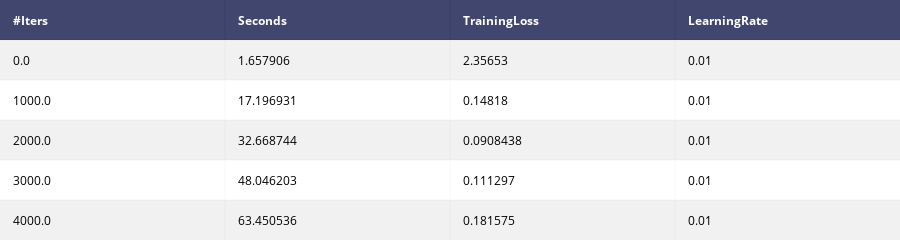

Source (notebook cell):
### Code cell
df2 = pd.read_csv("caffe.tegra-ubuntu-1.nvidia.log.INFO.20170704-032208.4318.train", delim_whitespace=True)
sample_data_table = FF.create_table(df.head())
plotly.offline.iplot(sample_data_table)

### Figure 1 — Plotly figure (JSON) as saved in the notebook; plotly's stock layout.template omitted (floating-point values rounded to 4 significant figures)
{"data": [{"colorscale": [[0, "#00083e"], [0.5, "#ededee"], [1, "#ffffff"]], "hoverinfo": "none", "opacity": 0.75, "showscale": false, "type": "heatmap", "z": [[0, 0, 0, 0], [0.5, 0.5, 0.5, 0.5], [1, 1, 1, 1], [0.5, 0.5, 0.5, 0.5], [1, 1, 1, 1], [0.5, 0.5, 0.5, 0.5]]}], "layout": {"annotations": [{"align": "left", "font": {"color": "#ffffff"}, "showarrow": false, "text": "<b>#Iters</b>", "x": -0.45, "xanchor": "left", "xref": "x1", "y": 0, "yref": "y1"}, {"align": "left", "font": {"color": "#ffffff"}, "showarrow": false, "text": "<b>Seconds</b>", "x": 0.55, "xanchor": "left", "xref": "x1", "y": 0, "yref": "y1"}, {"align": "left", "font": {"color": "#ffffff"}, "showarrow": false, "text": "<b>TrainingLoss</b>", "x": 1.55, "xanchor": "left", "xref": "x1", "y": 0, "yref": "y1"}, {"align": "left", "font": {"color": "#ffffff"}, "showarrow": false, "text": "<b>LearningRate</b>", "x": 2.55, "xanchor": "left", "xref": "x1", "y": 0, "yref": "y1"}, {"align": "left", "font": {"color": "#000000"}, "showarrow": false, "text": "0.0", "x": -0.45, "xanchor": "left", "xref": "x1", "y": 1, "yref": "y1"}, {"align": "left", "font": {"color": "#000000"}, "showarrow": false, "text": "1.657906", "x": 0.55, "xanchor": "left", "xref": "x1", "y": 1, "yref": "y1"}, {"align": "left", "font": {"color": "#000000"}, "showarrow": false, "text": "2.35653", "x": 1.55, "xanchor": "left", "xref": "x1", "y": 1, "yref": "y1"}, {"align": "left", "font": {"color": "#000000"}, "showarrow": false, "text": "0.01", "x": 2.55, "xanchor": "left", "xref": "x1", "y": 1, "yref": "y1"}, {"align": "left", "font": {"color": "#000000"}, "showarrow": false, "text": "1000.0", "x": -0.45, "xanchor": "left", "xref": "x1", "y": 2, "yref": "y1"}, {"align": "left", "font": {"color": "#000000"}, "showarrow": false, "text": "17.196931", "x": 0.55, "xanchor": "left", "xref": "x1", "y": 2, "yref": "y1"}, {"align": "left", "font": {"color": "#000000"}, "showarrow": false, "text": "0.14818", "x": 1.55, "xanchor": "left", "xref": "x1", "y": 2, "yref": "y1"}, {"align": "left", "font": {"color": "#000000"}, "showarrow": false, "text": "0.01", "x": 2.55, "xanchor": "left", "xref": "x1", "y": 2, "yref": "y1"}, {"align": "left", "font": {"color": "#000000"}, "showarrow": false, "text": "2000.0", "x": -0.45, "xanchor": "left", "xref": "x1", "y": 3, "yref": "y1"}, {"align": "left", "font": {"color": "#000000"}, "showarrow": false, "text": "32.668744", "x": 0.55, "xanchor": "left", "xref": "x1", "y": 3, "yref": "y1"}, {"align": "left", "font": {"color": "#000000"}, "showarrow": false, "text": "0.0908438", "x": 1.55, "xanchor": "left", "xref": "x1", "y": 3, "yref": "y1"}, {"align": "left", "font": {"color": "#000000"}, "showarrow": false, "text": "0.01", "x": 2.55, "xanchor": "left", "xref": "x1", "y": 3, "yref": "y1"}, {"align": "left", "font": {"color": "#000000"}, "showarrow": false, "text": "3000.0", "x": -0.45, "xanchor": "left", "xref": "x1", "y": 4, "yref": "y1"}, {"align": "left", "font": {"color": "#000000"}, "showarrow": false, "text": "48.046203", "x": 0.55, "xanchor": "left", "xref": "x1", "y": 4, "yref": "y1"}, {"align": "left", "font": {"color": "#000000"}, "showarrow": false, "text": "0.111297", "x": 1.55, "xanchor": "left", "xref": "x1", "y": 4, "yref": "y1"}, {"align": "left", "font": {"color": "#000000"}, "showarrow": false, "text": "0.01", "x": 2.55, "xanchor": "left", "xref": "x1", "y": 4, "yref": "y1"}, {"align": "left", "font": {"color": "#000000"}, "showarrow": false, "text": "4000.0", "x": -0.45, "xanchor": "left", "xref": "x1", "y": 5, "yref": "y1"}, {"align": "left", "font": {"color": "#000000"}, "showarrow": false, "text": "63.450536", "x": 0.55, "xanchor": "left", "xref": "x1", "y": 5, "yref": "y1"}, {"align": "left", "font": {"color": "#000000"}, "showarrow": false, "text": "0.181575", "x": 1.55, "xanchor": "left", "xref": "x1", "y": 5, "yref": "y1"}, {"align": "left", "font": {"color": "#000000"}, "showarrow": false, "text": "0.01", "x": 2.55, "xanchor": "left", "xref": "x1", "y": 5, "yref": "y1"}], "height": 230, "margin": {"b": 0, "l": 0, "r": 0, "t": 0}, "xaxis": {"dtick": 1, "gridwidth": 2, "showticklabels": false, "tick0": -0.5, "ticks": "", "zeroline": false}, "yaxis": {"autorange": "reversed", "dtick": 1, "gridwidth": 2, "showticklabels": false, "tick0": 0.5, "ticks": "", "zeroline": false}}}
